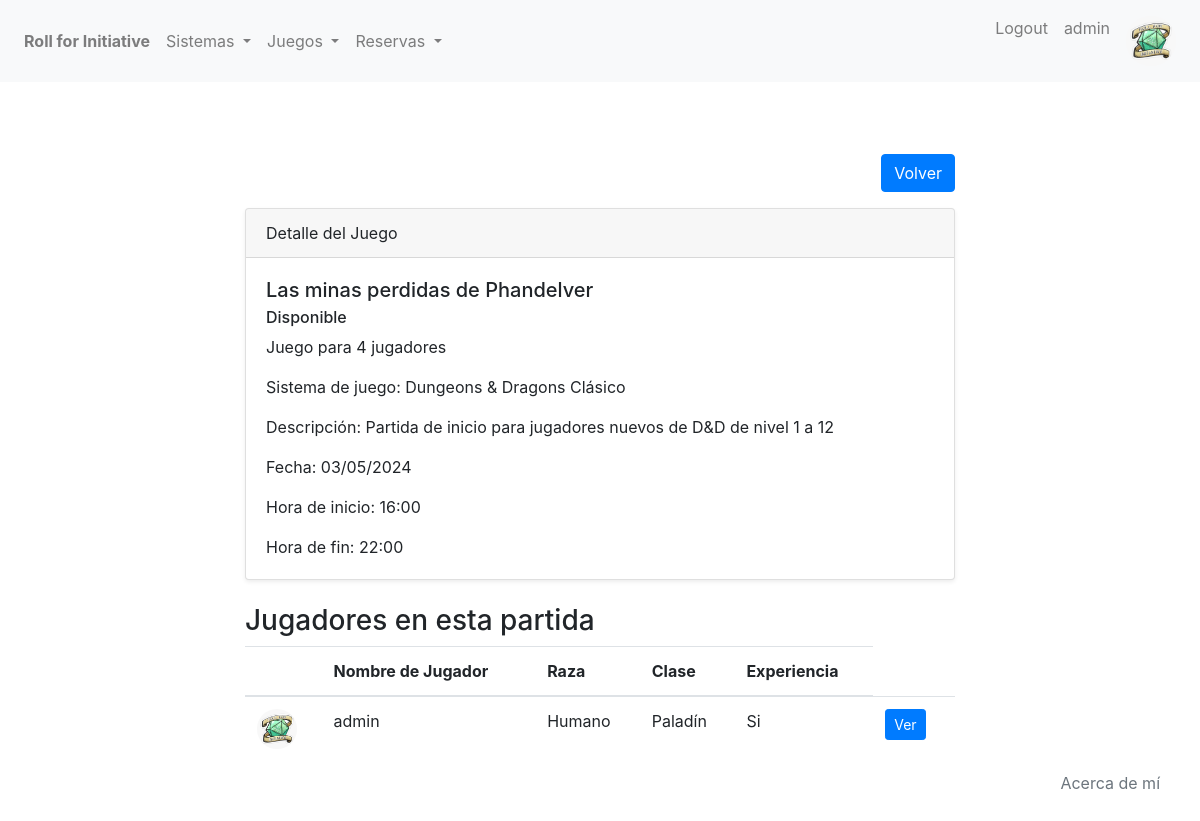
Page /partidas/juego/4/detail/ (signed in) on the earlier database version.
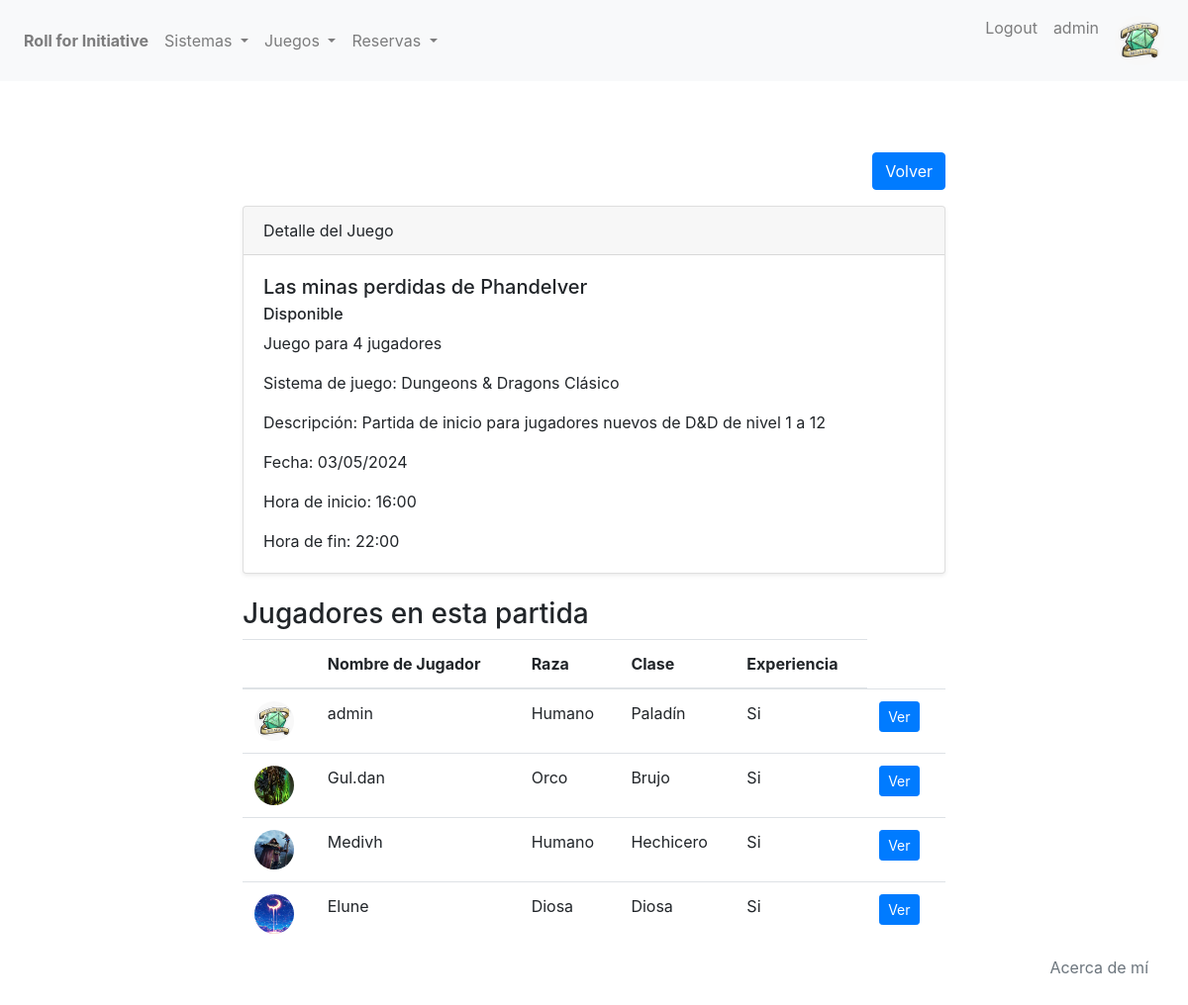
Same page on the later database version.
### partidas/models.py (models this page shows, shortened)
class Avatar(models.Model):
    user = models.OneToOneField(User, on_delete=models.CASCADE, related_name="avatar")
    image = models.ImageField(upload_to="avatars/")

class Juego(models.Model):
    nombre = models.CharField(max_length=250)
    disponible = models.BooleanField(default=True)
    numero_de_jugadores = models.IntegerField()
    sistema_de_juego = models.ForeignKey(Sistema, on_delete=models.CASCADE, related_name='sistema_de_juego')
    descripcion = models.TextField(blank=True, null=True)
    fecha = models.DateField(default=timezone.now)
    hora_inicio = models.TimeField(default=timezone.now().replace(second=0, microsecond=0))
    hora_fin = models.TimeField(default=timezone.now().replace(second=0, microsecond=0))

class Sistema(models.Model):
    nombre = models.CharField(max_length=100)
    dado = models.CharField(
        max_length=6,
        choices=Dado.choices,
        default=Dado.D20
        )
    base = models.CharField(
        max_length=6,
        choices=Base.choices,
        default=Base.DND5E
        )
    descripcion = models.CharField(max_length=500)
    def __str__(self):
        return f"{self.nombre}"

class Reserva(models.Model):
    jugador = models.ForeignKey(User, null=True, on_delete=models.SET_NULL)
    juego = models.ForeignKey(Juego, on_delete=models.CASCADE, related_name='reservas')
    raza = models.CharField(max_length=50)
    clase = models.CharField(max_length=50)
    experiencia = models.BooleanField(default=True)
    descripcion = models.TextField(max_length=500)
    def get_experiencia_display(self):
        return "Si" if self.experiencia else "No"

### partidas/views.py (the view)
# urls.py: path("juego/<int:pk>/detail/", JuegoDetailView.as_view(), name="juego-detail"),
class JuegoDetailView(LoginRequiredMixin, DetailView):
    model = Juego
    template_name = "partidas/vbc/juego-detail.html"
    context_object_name = "juego"

### partidas/templates/partidas/vbc/juego-detail.html (shortened to what this page needs)
{% extends 'partidas/base.html' %}
{% block content %}
<section class="py-5">
    <div class="container">
        <div class="row">
            <div class="col-lg-8 mx-auto">
                <div class="text-right mb-3">
                    <a href="#" class="btn btn-primary" onclick="history.back()">Volver</a>
                </div>
                <div class="card shadow-sm">
                    <div class="card-header">
                        Detalle del Juego
                    </div>
                    <div class="card-body">
                        <h5 class="card-title">{{ juego.nombre }}</h5>
                        {% if juego.disponible %}
                        <h6 class="card-subtitle mb-2">Disponible</h6>
                        {% else %}
                        <h6 class="card-subtitle mb-2 text-danger">No Disponible</h6>
                        {% endif %}
                        <p class="card-text">Juego para {{ juego.numero_de_jugadores }} jugadores</p>
                        <p class="card-text">Sistema de juego: {{ juego.sistema_de_juego }}</p>
                        <p class="card-text">Descripción: {{ juego.descripcion | default:"No proporcionado" }}</p>
                        <p class="card-text">Fecha: {{ juego.fecha | date:"d/m/Y" }}</p>
                        <p class="card-text">Hora de inicio: {{ juego.hora_inicio | time:"H:i" }}</p>
                        <p class="card-text">Hora de fin: {{ juego.hora_fin | time:"H:i" }}</p>
                    </div>
                </div>
                <div class="mt-4">
                    <h3>Jugadores en esta partida</h3>
                    <table class="table">
                        <thead>
                            <tr>
                                <th scope="col"></th>
                                <th scope="col">Nombre de Jugador</th>
                                <th scope="col">Raza</th>
                                <th scope="col">Clase</th>
                                <th scope="col">Experiencia</th>
                            </tr>
                        </thead>
                        <tbody>
                            {% for reserva in juego.reservas.all %}
                            <tr>
                                <td>
                                    {% if reserva.jugador.avatar %}
                                        <img src="{{ reserva.jugador.avatar.image.url }}" alt="Avatar" style="height: 40px; width: 40px; border-radius: 50%;">
                                    {% endif %}
                                </td>
                                <td>{{ reserva.jugador }}</td>
                                <td>{{ reserva.raza }}</td>
                                <td>{{ reserva.clase }}</td>
                                <td>{{ reserva.get_experiencia_display }}</td>
                                <td class="d-flex align-items-center">
                                    <a href="{% url 'reserva-detail' reserva.id %}" class="btn btn-primary btn-sm mr-1">Ver</a>
                                </td>
                            </tr>
                            {% empty %}
                            <tr>
                                <td colspan="5">No hay jugadores para esta partida.</td>
                            </tr>
                            {% endfor %}
                        </tbody>
                    </table>
                </div>
            </div>
        </div>
    </div>
</section>
{% endblock %}

### partidas/templates/partidas/base.html (shortened to what this page needs)
{% load static %}
<!DOCTYPE html>
<html lang="en">
<head>
    <link rel="stylesheet" href="{% static 'partidas/css/bootstrap.css' %}">
</head>
<body>
    <nav class="navbar navbar-expand-lg navbar-light bg-light">
        <div class="collapse navbar-collapse" id="navbarNav">
            <ul class="navbar-nav">
                <li class="nav-item">
                    <a class="nav-link font-weight-bold" href="{% url 'home' %}">Roll for Initiative</a>
                </li>
                {% if user.is_authenticated %}
                <li class="nav-item dropdown">
                    <a class="nav-link dropdown-toggle" href="#" id="navbarDropdownMenuLinkSistema" role="button" data-toggle="dropdown" aria-haspopup="true" aria-expanded="false">
                        Sistemas
                    </a>
                </li>
                <li class="nav-item dropdown">
                    <a class="nav-link dropdown-toggle" href="#" id="navbarDropdownMenuLinkJuego" role="button" data-toggle="dropdown" aria-haspopup="true" aria-expanded="false">
                        Juegos
                    </a>
                </li>
                <li class="nav-item dropdown">
                    <a class="nav-link dropdown-toggle" href="#" id="navbarDropdownMenuLinkReserva" role="button" data-toggle="dropdown" aria-haspopup="true" aria-expanded="false">
                        Reservas
                    </a>
                </li>
                {% endif %}
            </ul>
            <ul class="navbar-nav ml-auto">
                {% if user.is_authenticated %}
                    <li class="nav-item">
                        <a class="nav-link" href="{% url 'logout' %}">Logout</a>
                    </li>
                    <li class="nav-item">
                        <a class="nav-link" href="{% url 'editar-perfil' %}">{{ user }}</a>
                    </li>
                    <li class="nav-item">
                        {% if user.avatar.image %}
                        <a href="{% url 'avatar-add' %}" class="nav-link d-inline-flex align-items-center">
                            <img src="{{ user.avatar.image.url }}" alt="Avatar" style="height: 50px; width: 50px; border-radius: 50%;">
                        </a>
                        {% else %}
                        <li class="nav-item">
                            <a href="{% url 'avatar-add' %}" class="nav-link">Añadir Avatar</a>
                        </li>
                        {% endif %}
                    </li>
                {% endif %}
                <li>
                    <a href="{% url 'about' %}" class="about-btn">Acerca de mí</a>
                </li>
            </ul>
        </div>
    </nav>
    <div class="container mt-4">
        {% block content %}{% endblock content %}
    </div>
</body>
</html>

### partidas/templates/partidas/base.html (style rules this page uses)
.about-btn { position: fixed; bottom: 20px; right: 20px; z-index: 9999; color: #6c757d; padding: 10px 20px; border-radius: 5px; cursor: pointer; }

Differences in the rows shown:
added Reserva: jugador.avatar.image (picture), jugador "Gul.dan", raza "Orco", clase "Brujo", experiencia "Si"
added Reserva: jugador.avatar.image (picture), jugador "Medivh", raza "Humano", clase "Hechicero", experiencia "Si"
added Reserva: jugador.avatar.image (picture), jugador "Elune", raza "Diosa", clase "Diosa", experiencia "Si"
